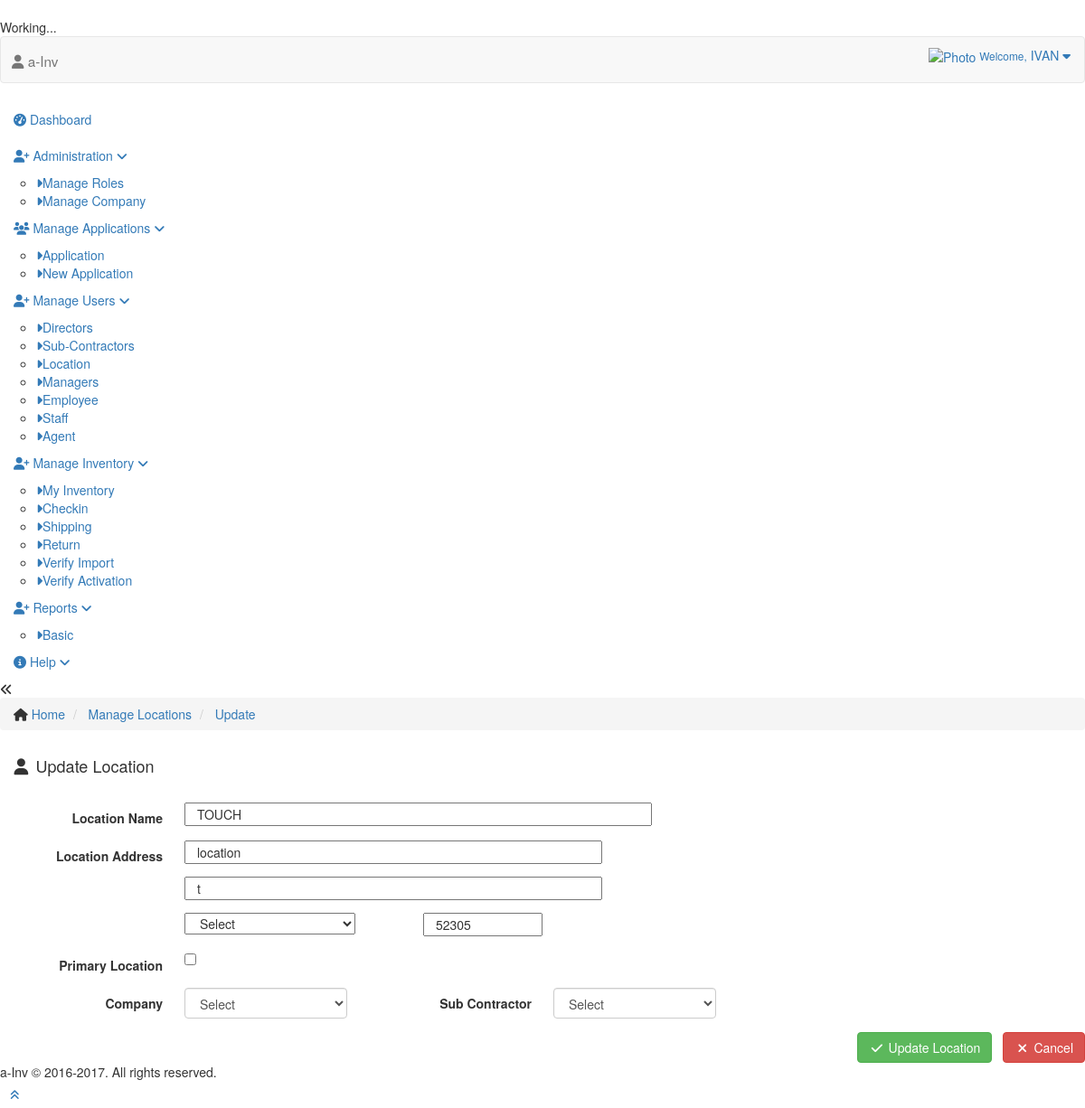
/users/location/edit/154 (signed in), run on the app's committed database.
### tables this page shows
CREATE TABLE IF NOT EXISTS `locations` (
  `ID` bigint(21) NOT NULL AUTO_INCREMENT,
  `NAME` varchar(200) DEFAULT NULL,
  `DIRECTOR` bigint(21) DEFAULT NULL,
  `SUBCONTRACTOR` bigint(21) DEFAULT NULL,
  `MANAGER` bigint(21) DEFAULT NULL,
  `ADDRESS` text,
  `COMPANY` bigint(21) DEFAULT NULL,
  `ADDED_BY` bigint(21) DEFAULT NULL,
  `ADDED_ON` datetime DEFAULT NULL,
  `STATUS` tinyint(1) DEFAULT '1',
  `IS_SELF` tinyint(2) DEFAULT '0',
  `ADDRESS_1` text,
  `ADDRESS_2` text,
  `ZIPCODE` varchar(10) DEFAULT NULL,
  `STATE` varchar(10) DEFAULT NULL,
  PRIMARY KEY (`ID`)
);

### index.php (called while the page is built, shortened)
<?php
require 'application/libs/controller.php';
require 'application/libs/model.php';
$objApp = new Application();

### application/libs/model.php (called while the page is built, shortened)
<?php
	class Model {
		public $objDBConn = NULL;
		private function openDatabaseConnection() {
			$options = array( PDO::ATTR_DEFAULT_FETCH_MODE => PDO::FETCH_OBJ, PDO::ATTR_ERRMODE => PDO::ERRMODE_WARNING );
			$this->objDBConn = new PDO(DB_TYPE . ':host=' . DB_HOST . ';dbname=' . DB_NAME, DB_USER, DB_PASS, $options);
		}
		public function getData($arrData, $getAll = false) {
			$fields = ( $arrData [ 'FIELDS' ] == '' ) ? "*" : $arrData [ 'FIELDS' ];
			$table = $arrData [ 'TABLE' ];
			$where = ( $arrData [ 'WHERE' ] ) ? " WHERE " . $arrData [ 'WHERE' ] : "";
			$orderby = '';
			$limit = '';
			$groupby = '';
			if ( $arrData [ 'ORDER' ] != '' ) {
				$orderby = " ORDER BY " . $arrData [ 'ORDER' ];
			}
			$strQuery = "SELECT " . $fields . " FROM " . $table . $where . $groupby . $orderby . $limit;
			$objStmt = $this->objDBConn->prepare($strQuery);
			$objStmt->execute();
			return ( $getAll ) ? $objStmt->fetchAll() : $objStmt->fetch();
		}
	}

### application/libs/controller.php (called while the page is built, shortened)
<?php
	class Controller {
		public function loadModel($model_name) {
			if ( file_exists('application/models/' . strtolower($model_name) . '.php') ) {
				return new $strObj();
			}
		}
		function getParameters($i = 1){
			$url = rtrim($_GET[ 'url' ], '/');
			$url = filter_var($url, FILTER_SANITIZE_URL);
			$url = explode('/', $url);
			return $url[ $i + 1 ];
		}
		function getLoggedUserRoleID() {
			return $_SESSION[ 'ROLE_ID' ];
		}
	}

### application/models/location.php (called while the page is built, shortened)
<?php
	class locationModel extends Model {
		function getLocation( $iLid ) {
			$arrData[ 'FIELDS' ] = "L.*,
			    ( SELECT M.NAME FROM " . COMPANY_USERS . " M WHERE M.USER_ID = L.MANAGER AND M.STATUS = " . ACTIVE . " ) AS MANAGER_NAME,
			    ( SELECT M.USER_ID FROM " . COMPANY_USERS . " M WHERE M.USER_ID = L.MANAGER AND M.STATUS = " . ACTIVE . " ) AS USER_ID";
			$arrData[ 'TABLE' ] = LOCATION . " L";
			$arrData[ 'WHERE' ] = " L.status = " . ACTIVE;
			$arrData[ 'WHERE' ] .= " AND L.ID = " . $iLid;
			return $this->getData($arrData);
		}
	}

### application/views/users/addlocation.php (the view, shortened to what this page needs)
<div class="main-content">
	<div class="main-content-inner">
		<div class="breadcrumbs ace-save-state" id="breadcrumbs">
			<ul class="breadcrumb">
				<li> <i class="ace-icon fa fa-home home-icon"></i> <a href="/home">Home</a> </li>
				<li> <a href="/users/location">Manage Locations</a> </li>
				<?php if( $arrLoc->ID != '' ){ ?>
					<li> <a href="#">Update</a> </li>
				<?php } else { ?>
					<li> <a href="#">Add</a> </li>
				<?php } ?>
			</ul>
		</div>
		<div class="col-sm-12 page-Title">
			<h4><i class="fa fa-fw fa-user"></i>
                <?php if( $arrLoc->ID != '' ){ ?>
                    Update
                <?php } else { ?>
                    Add
                <?php } ?>
                Location</h4>
		</div>
        <span class="col-lg-12" style="text-align: center;padding-bottom: 20px;"><strong><?php echo $strMsg?></strong></span>
        <br /><br />
		<form id="location_add_form" class="form-horizontal" role="form" method="post" action="/users/location/add">
			<div class="form-group">
				<label class="col-sm-2 control-label no-padding-right" for="form-field-1">Location Name</label>
				<div class="col-sm-7">
					<input value="<?php echo $arrLoc->NAME?>" type="text" id="locname" id name="locname" placeholder="Full Name"
					       class="required col-xs-10 col-sm-9" />
				</div>
			</div>
			<div class="form-group">
				<label class="col-sm-2 control-label no-padding-right" for="form-field-1">Location Address</label>
				<div class="col-sm-8">
                    <input value="<?php echo $arrLoc->ADDRESS_1?>" type="text" id="address_1" id name="address_1" placeholder="Address 1"
                           class="required col-xs-10 col-sm-7" /> <br /><br />
                    <input value="<?php echo $arrLoc->ADDRESS_2?>" type="text" id="address_2" id name="address_2" placeholder="Address 2"
                           class="col-xs-10 col-sm-7" /> <br /><br />
                    <div class="col-sm-4" style="padding-left: 0px;">
                        <?php include "states.php"; ?>
                    </div>
                    <input value="<?php echo $arrLoc->ZIPCODE?>" type="text" id="zipcode" id name="zipcode" placeholder="ZIP CODE"
                           class="zipcodeUS required col-sm-2" />
				</div>
			</div>
            <div class="form-group">
                <label class="col-sm-2 control-label no-padding-right" for="form-field-1">Primary Location</label>
                <div class="col-sm-8">
                    <?php
                        $check = "";
                    ?>
                    <input type="checkbox" id="is_self" name="is_self" <?php echo $check?> />
                </div>
            </div>
			<div class="form-group">
                <?php if( $iAdmin ) {?>
                    <label class="col-sm-2 control-label no-padding-right" for="form-field-1">Company</label>
                    <div class="col-sm-2">
                        <select class="form-control required" id="company" name="company">
                            <option value="">Select</option>
                        </select>
                    </div>
                <?php } ?>
				<?php if( $bSubCShow ) { ?>
					<label class="col-sm-2 control-label no-padding-right" for="form-field-1" id="subcholderL">Sub Contractor</label>
					<div class="col-sm-2" id="subcholder">
						<select class="form-control required" id="subc" name="subc">
							<option value="">Select</option>
						</select>
					</div>
				<?php } ?>
			</div>
			<div class="clearfix form-actions">
				<div class="text-right">
					<?php if( $arrLoc->ID != '' ){ ?>
						<button class="btn btn-success" type="submit"> <i class="ace-icon fa fa-fw fa-check"></i> Update Location<span></span> </button>
					<?php } else  { ?>
						<button class="btn btn-success" type="submit"> <i class="ace-icon fa fa-fw fa-check"></i> Add Location<span></span> </button>
					<?php } ?>
					<button class="btn btn-danger" type="button"  onclick="javascript:location.href='/users/location'">
						<i class="ace-icon fa fa-fw fa-times"></i> Cancel<span></span>
					</button>
				</div>
			</div>
		</form>
	</div>
</div>

### data on the page
locations: locname "TOUCH", address_1 "location", address_2 "t", zipcode "52305"

### other printed values
$objC->userFullName() "IVAN"
